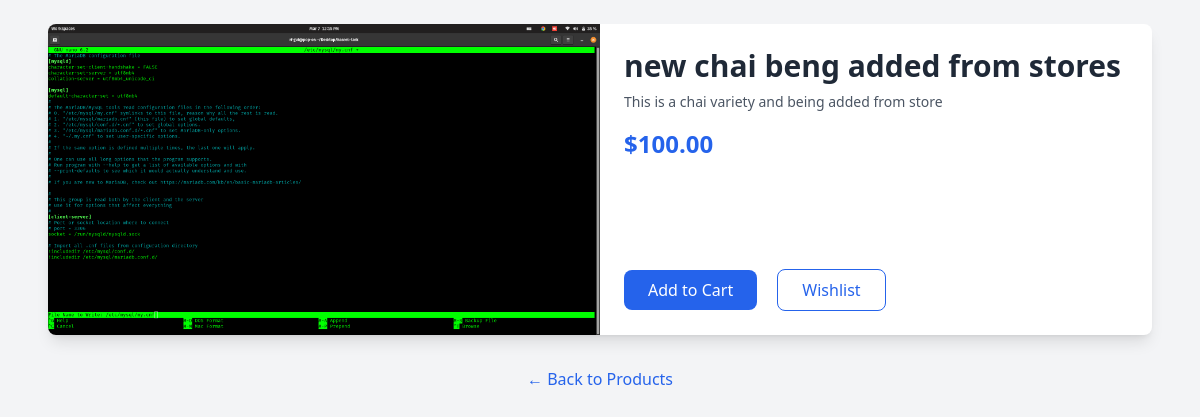
Page /jinja/6/ on the committed database.
### jinja/models.py (models this page shows, shortened)
class ChaiVariety(models.Model):
    CHAI_TYPE_CHOICE=[
        ('BL','Black'),
        ('GR','Green'),
        ('WT','White'),
        ('OL','Oolong'),
        ('HB','Herbal'),
        ('MS','Masala'),
        ('CL','Chai Latte'),
        ('IC','Iced'),
        ('BB','Bubble'),
    ]
    name= models.CharField(max_length=100)
    image=models.ImageField(upload_to='images/')
    date_added=models.DateTimeField(default=timezone.now)
    type=models.CharField(max_length=2,choices=CHAI_TYPE_CHOICE,default='MS')
    description=models.TextField(default='This is a chai variety')
    price=models.DecimalField(max_digits=5,decimal_places=2,default=100)

### jinja/views.py (the view)
# urls.py: path('<int:chai_id>/',views.chai_details ,name='chai_details'),
def chai_details(request,chai_id):
    chai=get_object_or_404(ChaiVariety,pk=chai_id)
    return render(request,'jinja/chai_details.html',{'chai':chai})

### jinja/templates/jinja/chai_details.html (shortened to what this page needs)
<!DOCTYPE html>
<html lang="en">
<head>
  <script src="https://cdn.tailwindcss.com"></script>
</head>
<body class="bg-gray-100 font-sans leading-normal tracking-normal">
  <div class="max-w-6xl mx-auto p-6">
    <div class="bg-white shadow-lg rounded-lg overflow-hidden flex flex-col md:flex-row">
      <div class="md:w-1/2">
        <img src="{{chai.image.url}}" alt="{{chai.name}}" class="w-full h-full object-cover" />
      </div>
      <div class="md:w-1/2 p-6 flex flex-col justify-between">
        <div>
          <h1 class="text-3xl font-bold text-gray-800 mb-2">{{chai.name}}</h1>
          <p class="text-gray-600 text-sm mb-4">{{chai.description}}</p>
          <span class="text-2xl font-semibold text-blue-600">${{chai.price}}</span>
        </div>
        <div class="mt-6">
          <button class="bg-blue-600 text-white px-6 py-2 rounded-lg hover:bg-blue-700 transition">Add to Cart</button>
          <button class="ml-4 border border-blue-600 text-blue-600 px-6 py-2 rounded-lg hover:bg-blue-100 transition">Wishlist</button>
        </div>
      </div>
    </div>
    <div class="mt-8 text-center">
      <a href="/jinja" class="text-blue-600 hover:underline">&larr; Back to Products</a>
    </div>
  </div>
</body>
</html>

### rows in the picture
ChaiVariety: image (picture), name "new chai beng added from stores", description "This is a chai variety and being added from store", price "100.00"
